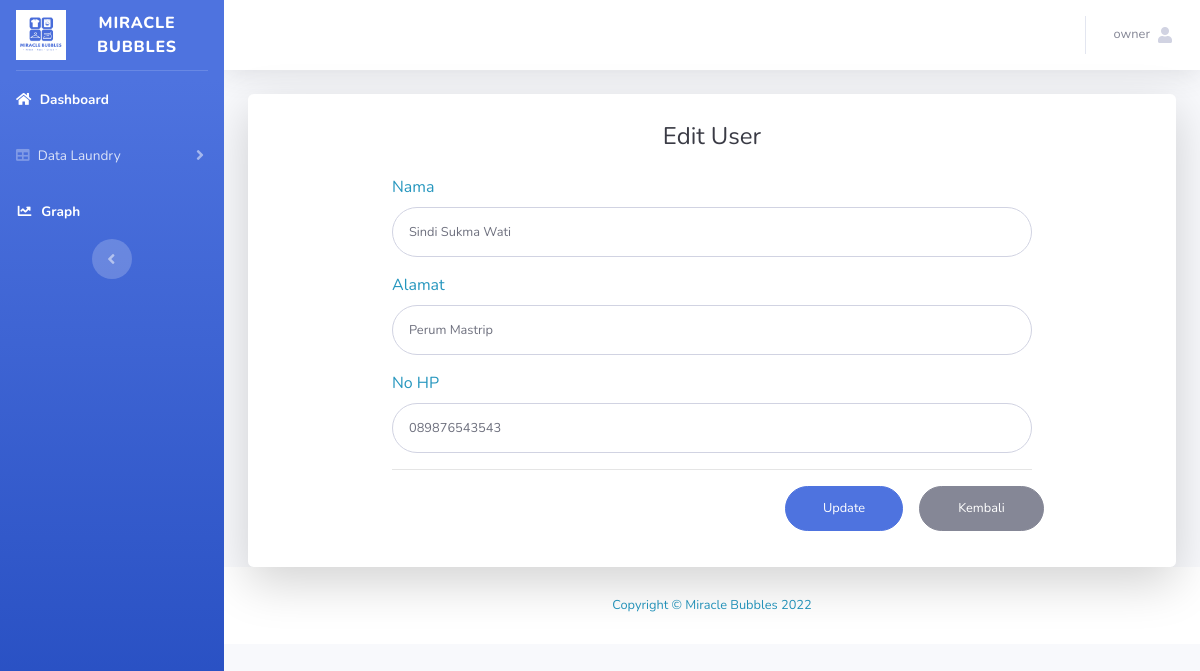
Page /customeredit.php?id_customer=CSR001 (signed in) on the committed database.
### tables this page shows
CREATE TABLE `tb_customer` (
  `id_customer` varchar(10) NOT NULL,
  `nama` varchar(100) NOT NULL,
  `alamat` varchar(255) NOT NULL,
  `no_hp` varchar(20) NOT NULL
);

### customeredit.php (the view, shortened to what this page needs)
<?php
require('koneksi.php');
$sesName = $_SESSION['name'];
$id = $_GET['id_customer'];
$query = "SELECT * FROM tb_customer WHERE id_customer='$id'";
$result = mysqli_query($koneksi, $query) or die(mysql_error());
while ($row = mysqli_fetch_array($result)){
    $nama = $row['nama'];
    $alamat= $row['alamat'];
    $hp   = $row['no_hp'];
?>
<!DOCTYPE html>
<html lang="en">
<head>
    <link href="vendor/fontawesome-free/css/all.min.css" rel="stylesheet" type="text/css">
    <link href="css/sb-admin-2.min.css" rel="stylesheet">
</head>
<body id="page-top">
    <div id="wrapper">
        <ul class="navbar-nav bg-gradient-primary sidebar sidebar-dark accordion" id="accordionSidebar">
            <a class="sidebar-brand d-flex align-items-center justify-content-center" href="index.php">
                <div >
                    <img src="img/logoo.jpg" style="width: 50px">
                </div>
                <div class="sidebar-brand-text mx-3"> MIRACLE BUBBLES </div>
            </a>
            <hr class="sidebar-divider my-0">
            <li class="nav-item active">
                <a class="nav-link" href="index.php">
                <i class="fa fa-home" aria-hidden="true"></i>
                    <span>Dashboard</span></a>
            </li>
            <li class="nav-item">
                <a class="nav-link collapsed" href="#" data-toggle="collapse" data-target="#collapseTwo"
                    aria-expanded="true" aria-controls="collapseTwo">
                    <i class="fa fa-table" aria-hidden="true"></i>
                    <span>Data Laundry</span>
                </a>
            <li class="nav-item active">
                <a class="nav-link" href="bar.php">
                <i class="fas fa-fw fa-chart-line"></i>
                    <span>Graph</span></a>
            </li>
            <div class="text-center d-none d-md-inline">
                <button class="rounded-circle border-0" id="sidebarToggle"></button>
            </div>
        </ul>
        <div id="content-wrapper" class="d-flex flex-column">
            <div id="content">
                <nav class="navbar navbar-expand navbar-light bg-white topbar mb-4 static-top shadow">
                    <ul class="navbar-nav ml-auto">
                        <li class="nav-item dropdown no-arrow">
                            <a class="nav-link dropdown-toggle" href="#" id="userDropdown" role="button"
                                data-toggle="dropdown" aria-haspopup="true" aria-expanded="false">
                                <span class="mr-2 d-none d-lg-inline text-gray-600 small"><?php echo $sesName; ?></span>
                                <i class="fa fa-user" aria-hidden="true"></i>
                            </a>
                        </li>
                    </ul>
                </nav>
    <div class="container">
        <div class="card o-hidden border-0 shadow-lg justify-content-center align-items-center">
            <div class="card-body w-75 vh-50 ">
                        <div class="p-2">
                            <div class="text-center">
                                <h1 class="h4 text-gray-900 mb-4">Edit User</h1>
                            </div>
                            <form class="user" action="customeredit.php" method="POST">
                                <div class="form-group">
                                    <label>Nama</label>
                                    <input type="text" class="form-control form-control-user" id="exampleInputEmail" name="txt_nama" value="<?php echo $nama; ?>">
                                </div>
                                <div class="form-group">
                                    <label>Alamat</label>
                                    <input type="text" class="form-control form-control-user" id="exampleInputPassword" name="txt_alamat" value="<?php echo $alamat; ?>">
                                </div>
                                <div class="form-group">
                                    <label>No HP</label>
                                    <input type="text" class="form-control form-control-user" id="exampleInputUsername" name="txt_hp" value="<?php echo $hp; ?>">
                                </div>
                                <hr>
                                <div class="form-group row" style="position: relative; float: right; ">
                                    <div class="px-3" style="width: 150px;">
                                        <button type="submit" name="update" class="btn btn-primary btn-user btn-block">Update</button>
                                    </div>
                                    <div style="width: 125px;">
                                        <a href="tcustomer.php" class="btn btn-secondary btn-user btn-block">Kembali</a>
                                    </div>
                                </div>
                            </form>
                        </div>
                    </div>
        </div>
    </div>
            <footer class="sticky-footer bg-white">
                <div class="container my-auto">
                    <div class="copyright text-center my-auto">
                        <span>Copyright &copy; Miracle Bubbles 2022</span>
                    </div>
                </div>
            </footer>
        </div>
    </div>
</body>
</html>
<?php } ?>

### rows in the picture
tb_customer: txt_nama "Sindi Sukma Wati", txt_alamat "Perum Mastrip", txt_hp "089876543543"
